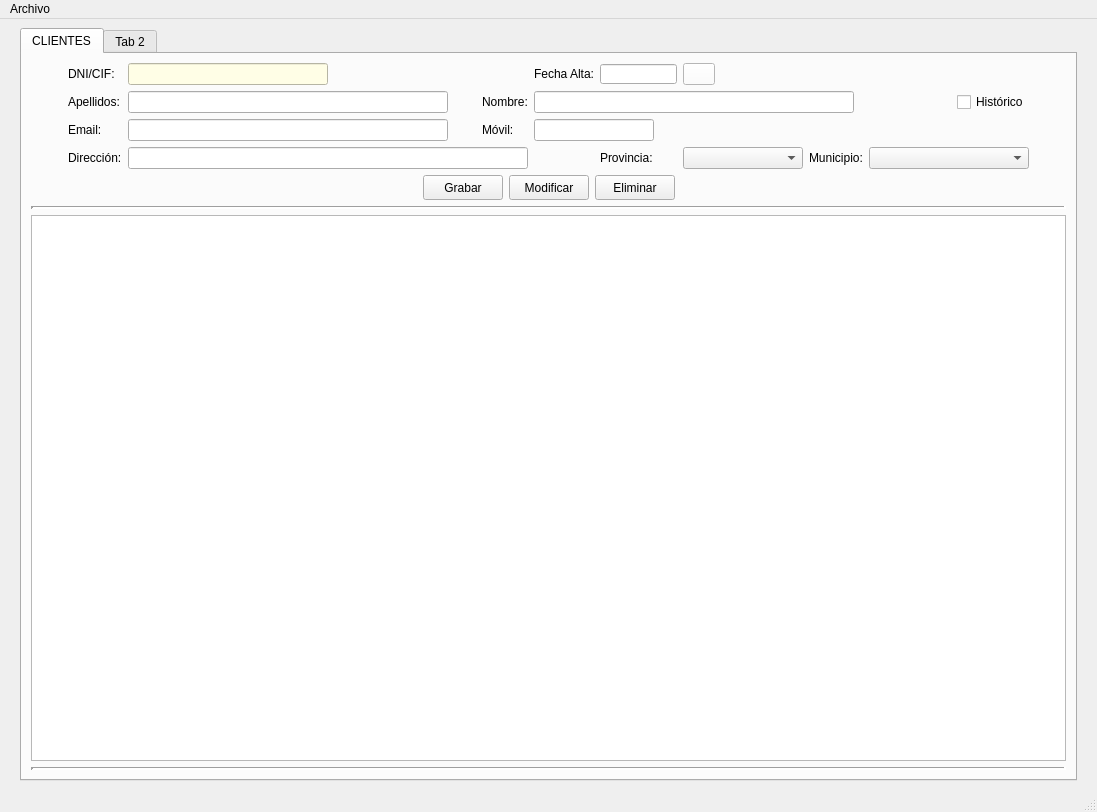
<?xml version="1.0" encoding="UTF-8"?>
<ui version="4.0">
 <class>venPrincipal</class>
 <widget class="QMainWindow" name="venPrincipal">
  <property name="geometry">
   <rect>
    <x>0</x>
    <y>0</y>
    <width>1097</width>
    <height>812</height>
   </rect>
  </property>
  <property name="windowTitle">
   <string>Inmoteis</string>
  </property>
  <property name="windowIcon">
   <iconset>
    <normaloff>C:/Users/a20evansg/.designer/img/inmoteis.ico</normaloff>C:/Users/a20evansg/.designer/img/inmoteis.ico</iconset>
  </property>
  <widget class="QWidget" name="centralwidget">
   <layout class="QGridLayout" name="gridLayout_2">
    <item row="0" column="0">
     <spacer name="horizontalSpacer_4">
      <property name="orientation">
       <enum>Qt::Horizontal</enum>
      </property>
      <property name="sizeType">
       <enum>QSizePolicy::Maximum</enum>
      </property>
      <property name="sizeHint" stdset="0">
       <size>
        <width>20</width>
        <height>20</height>
       </size>
      </property>
     </spacer>
    </item>
    <item row="0" column="2">
     <spacer name="horizontalSpacer_5">
      <property name="orientation">
       <enum>Qt::Horizontal</enum>
      </property>
      <property name="sizeType">
       <enum>QSizePolicy::Maximum</enum>
      </property>
      <property name="sizeHint" stdset="0">
       <size>
        <width>20</width>
        <height>20</height>
       </size>
      </property>
     </spacer>
    </item>
    <item row="0" column="1">
     <widget class="QTabWidget" name="panPrincipal">
      <property name="enabled">
       <bool>true</bool>
      </property>
      <property name="minimumSize">
       <size>
        <width>1024</width>
        <height>753</height>
       </size>
      </property>
      <property name="maximumSize">
       <size>
        <width>16777215</width>
        <height>16777215</height>
       </size>
      </property>
      <property name="currentIndex">
       <number>0</number>
      </property>
      <widget class="QWidget" name="pesClientes">
       <attribute name="title">
        <string>CLIENTES</string>
       </attribute>
       <layout class="QGridLayout" name="gridLayout_3">
        <item row="0" column="0">
         <layout class="QGridLayout" name="gridLayout">
          <item row="3" column="5">
           <spacer name="horizontalSpacer_3">
            <property name="orientation">
             <enum>Qt::Horizontal</enum>
            </property>
            <property name="sizeType">
             <enum>QSizePolicy::Minimum</enum>
            </property>
            <property name="sizeHint" stdset="0">
             <size>
              <width>20</width>
              <height>20</height>
             </size>
            </property>
           </spacer>
          </item>
          <item row="3" column="2" colspan="3">
           <widget class="QLineEdit" name="txtDircli">
            <property name="minimumSize">
             <size>
              <width>400</width>
              <height>0</height>
             </size>
            </property>
           </widget>
          </item>
          <item row="3" column="1">
           <widget class="QLabel" name="lblDircli">
            <property name="sizePolicy">
             <sizepolicy hsizetype="Fixed" vsizetype="Preferred">
              <horstretch>0</horstretch>
              <verstretch>0</verstretch>
             </sizepolicy>
            </property>
            <property name="text">
             <string>Dirección:</string>
            </property>
           </widget>
          </item>
          <item row="2" column="4">
           <widget class="QLabel" name="lblMovilcli">
            <property name="sizePolicy">
             <sizepolicy hsizetype="Fixed" vsizetype="Preferred">
              <horstretch>0</horstretch>
              <verstretch>0</verstretch>
             </sizepolicy>
            </property>
            <property name="text">
             <string>Móvil:</string>
            </property>
           </widget>
          </item>
          <item row="2" column="5" colspan="3">
           <widget class="QLineEdit" name="txtMovilcli">
            <property name="sizePolicy">
             <sizepolicy hsizetype="Fixed" vsizetype="Fixed">
              <horstretch>0</horstretch>
              <verstretch>0</verstretch>
             </sizepolicy>
            </property>
            <property name="minimumSize">
             <size>
              <width>120</width>
              <height>0</height>
             </size>
            </property>
           </widget>
          </item>
          <item row="3" column="7">
           <widget class="QComboBox" name="cmbProvcli">
            <property name="sizePolicy">
             <sizepolicy hsizetype="Fixed" vsizetype="Fixed">
              <horstretch>0</horstretch>
              <verstretch>0</verstretch>
             </sizepolicy>
            </property>
            <property name="minimumSize">
             <size>
              <width>120</width>
              <height>0</height>
             </size>
            </property>
           </widget>
          </item>
          <item row="3" column="6">
           <widget class="QLabel" name="lblProvcli">
            <property name="sizePolicy">
             <sizepolicy hsizetype="Fixed" vsizetype="Preferred">
              <horstretch>0</horstretch>
              <verstretch>0</verstretch>
             </sizepolicy>
            </property>
            <property name="text">
             <string>Provincia:</string>
            </property>
           </widget>
          </item>
          <item row="3" column="8">
           <widget class="QLabel" name="lblMunicli_2">
            <property name="sizePolicy">
             <sizepolicy hsizetype="Fixed" vsizetype="Preferred">
              <horstretch>0</horstretch>
              <verstretch>0</verstretch>
             </sizepolicy>
            </property>
            <property name="text">
             <string>Municipio:</string>
            </property>
           </widget>
          </item>
          <item row="2" column="3">
           <spacer name="horizontalSpacer_2">
            <property name="orientation">
             <enum>Qt::Horizontal</enum>
            </property>
            <property name="sizeType">
             <enum>QSizePolicy::Minimum</enum>
            </property>
            <property name="sizeHint" stdset="0">
             <size>
              <width>20</width>
              <height>20</height>
             </size>
            </property>
           </spacer>
          </item>
          <item row="2" column="1">
           <widget class="QLabel" name="lblEmailcli">
            <property name="sizePolicy">
             <sizepolicy hsizetype="Fixed" vsizetype="Preferred">
              <horstretch>0</horstretch>
              <verstretch>0</verstretch>
             </sizepolicy>
            </property>
            <property name="text">
             <string>Email:</string>
            </property>
           </widget>
          </item>
          <item row="2" column="2">
           <widget class="QLineEdit" name="txtEmailcli">
            <property name="minimumSize">
             <size>
              <width>300</width>
              <height>0</height>
             </size>
            </property>
            <property name="maximumSize">
             <size>
              <width>320</width>
              <height>16777215</height>
             </size>
            </property>
            <property name="text">
             <string/>
            </property>
           </widget>
          </item>
          <item row="1" column="11">
           <widget class="QCheckBox" name="chkHistoriacli">
            <property name="sizePolicy">
             <sizepolicy hsizetype="Fixed" vsizetype="Fixed">
              <horstretch>0</horstretch>
              <verstretch>0</verstretch>
             </sizepolicy>
            </property>
            <property name="text">
             <string>Histórico</string>
            </property>
           </widget>
          </item>
          <item row="0" column="2">
           <widget class="QLineEdit" name="txtDnicli">
            <property name="minimumSize">
             <size>
              <width>120</width>
              <height>0</height>
             </size>
            </property>
            <property name="maximumSize">
             <size>
              <width>200</width>
              <height>16777215</height>
             </size>
            </property>
            <property name="styleSheet">
             <string notr="true">background-color: rgb(255, 254, 230);</string>
            </property>
           </widget>
          </item>
          <item row="0" column="1">
           <widget class="QLabel" name="lblDnicli">
            <property name="sizePolicy">
             <sizepolicy hsizetype="Fixed" vsizetype="Preferred">
              <horstretch>0</horstretch>
              <verstretch>0</verstretch>
             </sizepolicy>
            </property>
            <property name="text">
             <string>DNI/CIF:</string>
            </property>
           </widget>
          </item>
          <item row="1" column="4">
           <widget class="QLabel" name="lblNomcli">
            <property name="sizePolicy">
             <sizepolicy hsizetype="Fixed" vsizetype="Preferred">
              <horstretch>0</horstretch>
              <verstretch>0</verstretch>
             </sizepolicy>
            </property>
            <property name="text">
             <string>Nombre:</string>
            </property>
           </widget>
          </item>
          <item row="1" column="3">
           <spacer name="horizontalSpacer">
            <property name="orientation">
             <enum>Qt::Horizontal</enum>
            </property>
            <property name="sizeType">
             <enum>QSizePolicy::Maximum</enum>
            </property>
            <property name="sizeHint" stdset="0">
             <size>
              <width>20</width>
              <height>20</height>
             </size>
            </property>
           </spacer>
          </item>
          <item row="1" column="5" colspan="5">
           <widget class="QLineEdit" name="txtNomecli">
            <property name="minimumSize">
             <size>
              <width>300</width>
              <height>0</height>
             </size>
            </property>
            <property name="maximumSize">
             <size>
              <width>320</width>
              <height>16777215</height>
             </size>
            </property>
            <property name="text">
             <string/>
            </property>
           </widget>
          </item>
          <item row="1" column="2">
           <widget class="QLineEdit" name="txtApelcli">
            <property name="minimumSize">
             <size>
              <width>300</width>
              <height>0</height>
             </size>
            </property>
            <property name="maximumSize">
             <size>
              <width>320</width>
              <height>16777215</height>
             </size>
            </property>
           </widget>
          </item>
          <item row="1" column="1">
           <widget class="QLabel" name="lblApelcli">
            <property name="sizePolicy">
             <sizepolicy hsizetype="Fixed" vsizetype="Preferred">
              <horstretch>0</horstretch>
              <verstretch>0</verstretch>
             </sizepolicy>
            </property>
            <property name="text">
             <string>Apellidos:</string>
            </property>
           </widget>
          </item>
          <item row="3" column="9" colspan="3">
           <widget class="QComboBox" name="cmbMunicli">
            <property name="sizePolicy">
             <sizepolicy hsizetype="Fixed" vsizetype="Fixed">
              <horstretch>0</horstretch>
              <verstretch>0</verstretch>
             </sizepolicy>
            </property>
            <property name="minimumSize">
             <size>
              <width>160</width>
              <height>0</height>
             </size>
            </property>
           </widget>
          </item>
          <item row="2" column="12">
           <spacer name="horizontalSpacer_11">
            <property name="orientation">
             <enum>Qt::Horizontal</enum>
            </property>
            <property name="sizeType">
             <enum>QSizePolicy::Expanding</enum>
            </property>
            <property name="sizeHint" stdset="0">
             <size>
              <width>40</width>
              <height>20</height>
             </size>
            </property>
           </spacer>
          </item>
          <item row="1" column="10">
           <spacer name="horizontalSpacer_8">
            <property name="orientation">
             <enum>Qt::Horizontal</enum>
            </property>
            <property name="sizeType">
             <enum>QSizePolicy::Fixed</enum>
            </property>
            <property name="sizeHint" stdset="0">
             <size>
              <width>20</width>
              <height>20</height>
             </size>
            </property>
           </spacer>
          </item>
          <item row="3" column="12">
           <spacer name="horizontalSpacer_10">
            <property name="orientation">
             <enum>Qt::Horizontal</enum>
            </property>
            <property name="sizeType">
             <enum>QSizePolicy::Expanding</enum>
            </property>
            <property name="sizeHint" stdset="0">
             <size>
              <width>40</width>
              <height>20</height>
             </size>
            </property>
           </spacer>
          </item>
          <item row="1" column="12">
           <spacer name="horizontalSpacer_9">
            <property name="orientation">
             <enum>Qt::Horizontal</enum>
            </property>
            <property name="sizeType">
             <enum>QSizePolicy::Expanding</enum>
            </property>
            <property name="sizeHint" stdset="0">
             <size>
              <width>40</width>
              <height>20</height>
             </size>
            </property>
           </spacer>
          </item>
          <item row="1" column="0">
           <spacer name="horizontalSpacer_12">
            <property name="orientation">
             <enum>Qt::Horizontal</enum>
            </property>
            <property name="sizeHint" stdset="0">
             <size>
              <width>40</width>
              <height>20</height>
             </size>
            </property>
           </spacer>
          </item>
          <item row="2" column="0">
           <spacer name="horizontalSpacer_13">
            <property name="orientation">
             <enum>Qt::Horizontal</enum>
            </property>
            <property name="sizeHint" stdset="0">
             <size>
              <width>40</width>
              <height>20</height>
             </size>
            </property>
           </spacer>
          </item>
          <item row="3" column="0">
           <spacer name="horizontalSpacer_14">
            <property name="orientation">
             <enum>Qt::Horizontal</enum>
            </property>
            <property name="sizeHint" stdset="0">
             <size>
              <width>40</width>
              <height>20</height>
             </size>
            </property>
           </spacer>
          </item>
          <item row="0" column="0">
           <spacer name="horizontalSpacer_15">
            <property name="orientation">
             <enum>Qt::Horizontal</enum>
            </property>
            <property name="sizeHint" stdset="0">
             <size>
              <width>40</width>
              <height>20</height>
             </size>
            </property>
           </spacer>
          </item>
          <item row="0" column="12">
           <spacer name="horizontalSpacer_16">
            <property name="orientation">
             <enum>Qt::Horizontal</enum>
            </property>
            <property name="sizeHint" stdset="0">
             <size>
              <width>40</width>
              <height>20</height>
             </size>
            </property>
           </spacer>
          </item>
          <item row="0" column="5">
           <widget class="QLabel" name="lblAltacli">
            <property name="text">
             <string>Fecha Alta:</string>
            </property>
           </widget>
          </item>
          <item row="0" column="6">
           <widget class="QLineEdit" name="txtAltacli">
            <property name="maximumSize">
             <size>
              <width>80</width>
              <height>20</height>
             </size>
            </property>
           </widget>
          </item>
          <item row="0" column="7">
           <widget class="QPushButton" name="btnAltacli">
            <property name="maximumSize">
             <size>
              <width>32</width>
              <height>16777215</height>
             </size>
            </property>
            <property name="sizeIncrement">
             <size>
              <width>32</width>
              <height>0</height>
             </size>
            </property>
            <property name="contextMenuPolicy">
             <enum>Qt::PreventContextMenu</enum>
            </property>
            <property name="styleSheet">
             <string notr="true">background-color: rgb(255, 255, 255);</string>
            </property>
            <property name="text">
             <string/>
            </property>
            <property name="icon">
             <iconset>
              <normaloff>../img/calendar.ico</normaloff>../img/calendar.ico</iconset>
            </property>
           </widget>
          </item>
         </layout>
        </item>
        <item row="1" column="0">
         <layout class="QHBoxLayout" name="horizontalLayout">
          <item>
           <spacer name="horizontalSpacer_6">
            <property name="orientation">
             <enum>Qt::Horizontal</enum>
            </property>
            <property name="sizeHint" stdset="0">
             <size>
              <width>40</width>
              <height>20</height>
             </size>
            </property>
           </spacer>
          </item>
          <item>
           <widget class="QPushButton" name="btnGrabarcli">
            <property name="minimumSize">
             <size>
              <width>80</width>
              <height>25</height>
             </size>
            </property>
            <property name="text">
             <string>Grabar</string>
            </property>
           </widget>
          </item>
          <item>
           <widget class="QPushButton" name="btnModifcli">
            <property name="minimumSize">
             <size>
              <width>80</width>
              <height>25</height>
             </size>
            </property>
            <property name="text">
             <string>Modificar</string>
            </property>
           </widget>
          </item>
          <item>
           <widget class="QPushButton" name="btnElimcli">
            <property name="minimumSize">
             <size>
              <width>80</width>
              <height>25</height>
             </size>
            </property>
            <property name="text">
             <string>Eliminar</string>
            </property>
           </widget>
          </item>
          <item>
           <spacer name="horizontalSpacer_7">
            <property name="orientation">
             <enum>Qt::Horizontal</enum>
            </property>
            <property name="sizeType">
             <enum>QSizePolicy::Expanding</enum>
            </property>
            <property name="sizeHint" stdset="0">
             <size>
              <width>40</width>
              <height>20</height>
             </size>
            </property>
           </spacer>
          </item>
         </layout>
        </item>
        <item row="5" column="0">
         <widget class="Line" name="line_2">
          <property name="lineWidth">
           <number>3</number>
          </property>
          <property name="orientation">
           <enum>Qt::Horizontal</enum>
          </property>
         </widget>
        </item>
        <item row="2" column="0">
         <widget class="Line" name="line">
          <property name="lineWidth">
           <number>3</number>
          </property>
          <property name="orientation">
           <enum>Qt::Horizontal</enum>
          </property>
         </widget>
        </item>
        <item row="3" column="0">
         <widget class="QTableWidget" name="tablaClientes">
          <property name="sizePolicy">
           <sizepolicy hsizetype="Expanding" vsizetype="Expanding">
            <horstretch>0</horstretch>
            <verstretch>0</verstretch>
           </sizepolicy>
          </property>
          <property name="autoFillBackground">
           <bool>true</bool>
          </property>
         </widget>
        </item>
       </layout>
      </widget>
      <widget class="QWidget" name="tabConstruccion">
       <attribute name="title">
        <string>Tab 2</string>
       </attribute>
       <widget class="QLabel" name="label">
        <property name="geometry">
         <rect>
          <x>260</x>
          <y>110</y>
          <width>291</width>
          <height>141</height>
         </rect>
        </property>
        <property name="text">
         <string>PANEL EN CONSTRUCCIÓN</string>
        </property>
        <property name="alignment">
         <set>Qt::AlignCenter</set>
        </property>
       </widget>
      </widget>
     </widget>
    </item>
   </layout>
  </widget>
  <widget class="QMenuBar" name="menubar">
   <property name="geometry">
    <rect>
     <x>0</x>
     <y>0</y>
     <width>1097</width>
     <height>21</height>
    </rect>
   </property>
   <widget class="QMenu" name="menuArchivo">
    <property name="title">
     <string>Archivo</string>
    </property>
    <addaction name="actionSalir"/>
   </widget>
   <addaction name="menuArchivo"/>
  </widget>
  <widget class="QStatusBar" name="statusbar"/>
  <action name="actionSalir">
   <property name="text">
    <string>Salir</string>
   </property>
  </action>
 </widget>
 <tabstops>
  <tabstop>txtDnicli</tabstop>
  <tabstop>txtAltacli</tabstop>
  <tabstop>txtApelcli</tabstop>
  <tabstop>txtNomecli</tabstop>
  <tabstop>txtEmailcli</tabstop>
  <tabstop>txtMovilcli</tabstop>
  <tabstop>txtDircli</tabstop>
  <tabstop>cmbProvcli</tabstop>
  <tabstop>cmbMunicli</tabstop>
  <tabstop>btnGrabarcli</tabstop>
  <tabstop>btnModifcli</tabstop>
  <tabstop>btnElimcli</tabstop>
  <tabstop>btnAltacli</tabstop>
  <tabstop>tablaClientes</tabstop>
  <tabstop>chkHistoriacli</tabstop>
  <tabstop>panPrincipal</tabstop>
 </tabstops>
 <resources/>
 <connections/>
</ui>
